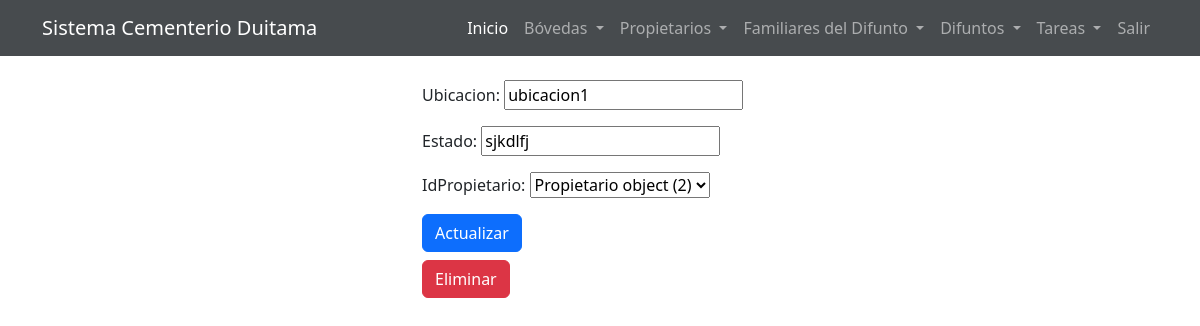
Before: /bovedas/1/ (signed in) with the older database file.
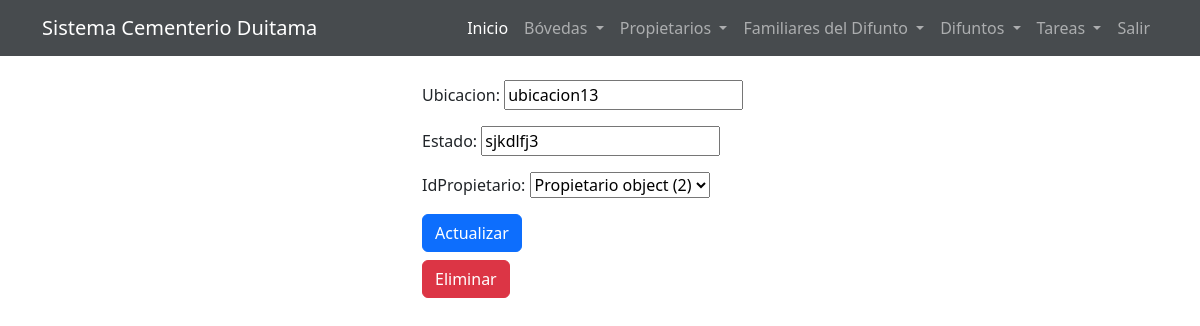
After: the same page with the newer database file.
### tasks/models.py (models this page shows)
class Boveda(models.Model):
    ubicacion = models.CharField(max_length=100)
    estado = models.CharField(max_length=100)
    idPropietario = models.ForeignKey(Propietario, on_delete=models.CASCADE)
    user = models.ForeignKey(
        User, on_delete=models.CASCADE, null=True, blank=True)

### tasks/views.py (the view, shortened to what this page needs)
# urls.py: path('bovedas/<int:boveda_id>/', views.boveda_detail, name='boveda_detail'),
@login_required
def boveda_detail(request, boveda_id):
    if request.method == 'GET':
        boveda = get_object_or_404(
            Boveda, pk=boveda_id, user=request.user)
        form = BovedaForm(instance=boveda)
        return render(request, 'boveda_detail.html', {'boveda': boveda, 'form': form})

### tasks/forms.py
class BovedaForm(forms.ModelForm):
    class Meta:
        model = Boveda
        fields = ['ubicacion', 'estado',
                  'idPropietario']
        widgets = {
            'nombresCompletos':  forms.TextInput(attrs={'class': 'form-control', 'placeholder': 'Escribe la los nombres completos'}),
        }

### tasks/templates/boveda_detail.html (shortened to what this page needs)
{% extends 'base.html' %}
{% block content %}
    <main class="container">
        <div class="row">
            <div class="col-md-4 offset-md-4">
                <div class="mt-4">
                    <form action="{% url 'update_boveda' boveda.id %}" method="POST">
                        {{form.as_p}}
                        <button class="btn btn-primary">
                            Actualizar
                        </button>
                    </form>
                    <div class="mt-2">
                        <form action="{% url 'delete_boveda' boveda.id %}" method="POST">
                            <button class="btn btn-danger">
                                Eliminar
                            </button>
                        </form>
                    </div>
                </div>
            </div>
        </div>
    </main>
{% endblock %}

Changed rows visible on the page:
changed Boveda "Propietario object (2)": ubicacion "ubicacion1" → "ubicacion13"; estado "sjkdlfj" → "sjkdlfj3"
